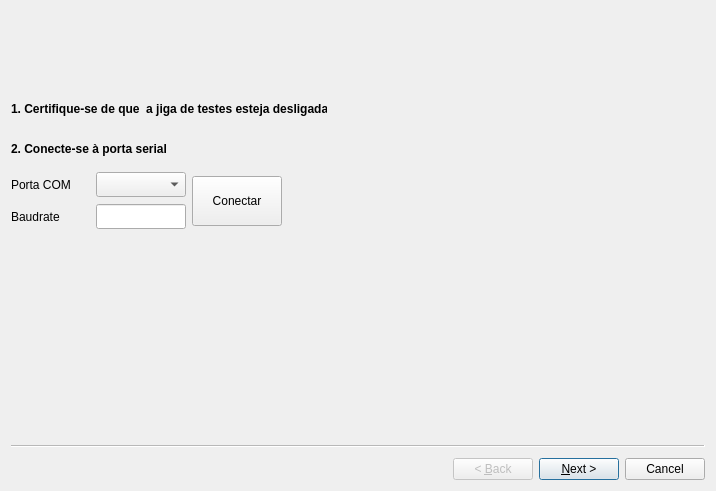
<?xml version="1.0" encoding="UTF-8"?>
<ui version="4.0">
 <class>Wizard</class>
 <widget class="QWizard" name="Wizard">
  <property name="geometry">
   <rect>
    <x>0</x>
    <y>0</y>
    <width>716</width>
    <height>491</height>
   </rect>
  </property>
  <property name="windowTitle">
   <string>Teste de HRADC</string>
  </property>
  <property name="wizardStyle">
   <enum>QWizard::ClassicStyle</enum>
  </property>
  <widget class="QWizardPage" name="PageIntro">
   <widget class="QLabel" name="label">
    <property name="geometry">
     <rect>
      <x>0</x>
      <y>90</y>
      <width>316</width>
      <height>16</height>
     </rect>
    </property>
    <property name="font">
     <font>
      <weight>75</weight>
      <bold>true</bold>
     </font>
    </property>
    <property name="text">
     <string>1. Certifique-se de que  a jiga de testes esteja desligada</string>
    </property>
   </widget>
   <widget class="QLabel" name="label_3">
    <property name="geometry">
     <rect>
      <x>0</x>
      <y>0</y>
      <width>70</width>
      <height>70</height>
     </rect>
    </property>
    <property name="maximumSize">
     <size>
      <width>70</width>
      <height>70</height>
     </size>
    </property>
    <property name="text">
     <string/>
    </property>
    <property name="pixmap">
     <pixmap>images/sirius_logo.jpeg</pixmap>
    </property>
   </widget>
   <widget class="QWidget" name="layoutWidget_2">
    <property name="geometry">
     <rect>
      <x>0</x>
      <y>160</y>
      <width>271</width>
      <height>60</height>
     </rect>
    </property>
    <layout class="QHBoxLayout" name="horizontalLayout_3">
     <item>
      <layout class="QGridLayout" name="gridLayout_2">
       <item row="0" column="0">
        <widget class="QLabel" name="label_16">
         <property name="text">
          <string>Porta COM</string>
         </property>
        </widget>
       </item>
       <item row="0" column="1">
        <widget class="QComboBox" name="comboComPort">
         <property name="minimumSize">
          <size>
           <width>90</width>
           <height>25</height>
          </size>
         </property>
         <property name="maximumSize">
          <size>
           <width>90</width>
           <height>25</height>
          </size>
         </property>
        </widget>
       </item>
       <item row="1" column="0">
        <widget class="QLabel" name="label_17">
         <property name="text">
          <string>Baudrate</string>
         </property>
        </widget>
       </item>
       <item row="1" column="1">
        <widget class="QLineEdit" name="leBaudrate">
         <property name="minimumSize">
          <size>
           <width>90</width>
           <height>25</height>
          </size>
         </property>
         <property name="maximumSize">
          <size>
           <width>90</width>
           <height>25</height>
          </size>
         </property>
        </widget>
       </item>
      </layout>
     </item>
     <item>
      <widget class="QPushButton" name="pbConnectSerialPort">
       <property name="minimumSize">
        <size>
         <width>90</width>
         <height>50</height>
        </size>
       </property>
       <property name="maximumSize">
        <size>
         <width>90</width>
         <height>50</height>
        </size>
       </property>
       <property name="text">
        <string>Conectar</string>
       </property>
      </widget>
     </item>
    </layout>
   </widget>
   <widget class="QLabel" name="label_18">
    <property name="geometry">
     <rect>
      <x>0</x>
      <y>130</y>
      <width>155</width>
      <height>16</height>
     </rect>
    </property>
    <property name="font">
     <font>
      <weight>75</weight>
      <bold>true</bold>
     </font>
    </property>
    <property name="text">
     <string>2. Conecte-se à porta serial</string>
    </property>
   </widget>
   <widget class="QLabel" name="label_9">
    <property name="geometry">
     <rect>
      <x>77</x>
      <y>1</y>
      <width>16</width>
      <height>16</height>
     </rect>
    </property>
    <property name="text">
     <string/>
    </property>
    <property name="pixmap">
     <pixmap>../../../../Downloads/cnpem_image.gif</pixmap>
    </property>
   </widget>
  </widget>
  <widget class="QWizardPage" name="PageSerialNumber">
   <widget class="QLabel" name="label_2">
    <property name="geometry">
     <rect>
      <x>0</x>
      <y>90</y>
      <width>401</width>
      <height>17</height>
     </rect>
    </property>
    <property name="font">
     <font>
      <weight>75</weight>
      <bold>true</bold>
     </font>
    </property>
    <property name="text">
     <string>3. Leia o número de série do HRADC utilizando o scanner.</string>
    </property>
   </widget>
   <widget class="QLabel" name="label_10">
    <property name="geometry">
     <rect>
      <x>0</x>
      <y>0</y>
      <width>70</width>
      <height>70</height>
     </rect>
    </property>
    <property name="maximumSize">
     <size>
      <width>70</width>
      <height>70</height>
     </size>
    </property>
    <property name="text">
     <string/>
    </property>
    <property name="pixmap">
     <pixmap>images/sirius_logo.jpeg</pixmap>
    </property>
   </widget>
   <widget class="QFrame" name="frame">
    <property name="geometry">
     <rect>
      <x>60</x>
      <y>200</y>
      <width>551</width>
      <height>82</height>
     </rect>
    </property>
    <property name="frameShape">
     <enum>QFrame::Box</enum>
    </property>
    <property name="frameShadow">
     <enum>QFrame::Raised</enum>
    </property>
    <layout class="QGridLayout" name="gridLayout">
     <item row="0" column="0" colspan="2">
      <layout class="QHBoxLayout" name="horizontalLayout_8">
       <item>
        <widget class="QLabel" name="label_8">
         <property name="font">
          <font>
           <weight>75</weight>
           <bold>true</bold>
          </font>
         </property>
         <property name="text">
          <string>Código:</string>
         </property>
        </widget>
       </item>
       <item>
        <widget class="QLineEdit" name="leDmCode">
         <property name="enabled">
          <bool>true</bool>
         </property>
         <property name="minimumSize">
          <size>
           <width>0</width>
           <height>25</height>
          </size>
         </property>
         <property name="maximumSize">
          <size>
           <width>6865</width>
           <height>386356</height>
          </size>
         </property>
        </widget>
       </item>
      </layout>
     </item>
     <item row="1" column="0">
      <layout class="QHBoxLayout" name="horizontalLayout_6">
       <item alignment="Qt::AlignLeft">
        <widget class="QLabel" name="label_14">
         <property name="minimumSize">
          <size>
           <width>41</width>
           <height>0</height>
          </size>
         </property>
         <property name="maximumSize">
          <size>
           <width>41</width>
           <height>16777215</height>
          </size>
         </property>
         <property name="font">
          <font>
           <weight>75</weight>
           <bold>true</bold>
          </font>
         </property>
         <property name="text">
          <string>Serial:</string>
         </property>
        </widget>
       </item>
       <item alignment="Qt::AlignLeft">
        <widget class="QLineEdit" name="leSerialNumber">
         <property name="enabled">
          <bool>true</bool>
         </property>
         <property name="minimumSize">
          <size>
           <width>110</width>
           <height>25</height>
          </size>
         </property>
         <property name="maximumSize">
          <size>
           <width>110</width>
           <height>25</height>
          </size>
         </property>
        </widget>
       </item>
      </layout>
     </item>
     <item row="1" column="1">
      <layout class="QHBoxLayout" name="horizontalLayout">
       <item alignment="Qt::AlignRight">
        <widget class="QLabel" name="label_19">
         <property name="font">
          <font>
           <weight>75</weight>
           <bold>true</bold>
          </font>
         </property>
         <property name="text">
          <string>Material:</string>
         </property>
        </widget>
       </item>
       <item>
        <widget class="QLineEdit" name="leMaterialCode">
         <property name="enabled">
          <bool>true</bool>
         </property>
         <property name="minimumSize">
          <size>
           <width>110</width>
           <height>25</height>
          </size>
         </property>
         <property name="maximumSize">
          <size>
           <width>110</width>
           <height>25</height>
          </size>
         </property>
         <property name="text">
          <string/>
         </property>
        </widget>
       </item>
       <item>
        <widget class="QLineEdit" name="leMaterialName">
         <property name="enabled">
          <bool>true</bool>
         </property>
         <property name="minimumSize">
          <size>
           <width>110</width>
           <height>25</height>
          </size>
         </property>
         <property name="maximumSize">
          <size>
           <width>110</width>
           <height>25</height>
          </size>
         </property>
         <property name="text">
          <string/>
         </property>
        </widget>
       </item>
      </layout>
     </item>
    </layout>
   </widget>
  </widget>
  <widget class="QWizardPage" name="PageConnectHradc">
   <widget class="QLabel" name="label_11">
    <property name="geometry">
     <rect>
      <x>0</x>
      <y>0</y>
      <width>70</width>
      <height>70</height>
     </rect>
    </property>
    <property name="maximumSize">
     <size>
      <width>70</width>
      <height>70</height>
     </size>
    </property>
    <property name="text">
     <string/>
    </property>
    <property name="pixmap">
     <pixmap>images/sirius_logo.jpeg</pixmap>
    </property>
   </widget>
   <widget class="QGroupBox" name="groupBox_3">
    <property name="geometry">
     <rect>
      <x>130</x>
      <y>280</y>
      <width>140</width>
      <height>75</height>
     </rect>
    </property>
    <property name="minimumSize">
     <size>
      <width>140</width>
      <height>75</height>
     </size>
    </property>
    <property name="maximumSize">
     <size>
      <width>140</width>
      <height>75</height>
     </size>
    </property>
    <property name="font">
     <font>
      <weight>75</weight>
      <bold>true</bold>
     </font>
    </property>
    <property name="title">
     <string>Leds de Alimentação</string>
    </property>
    <layout class="QVBoxLayout" name="verticalLayout_11">
     <item>
      <widget class="QRadioButton" name="rbLedAlimOk">
       <property name="text">
        <string>OK</string>
       </property>
      </widget>
     </item>
     <item>
      <widget class="QRadioButton" name="rbLedAlimNok">
       <property name="text">
        <string>Falha</string>
       </property>
      </widget>
     </item>
    </layout>
   </widget>
   <widget class="QLabel" name="label_7">
    <property name="geometry">
     <rect>
      <x>0</x>
      <y>380</y>
      <width>133</width>
      <height>16</height>
     </rect>
    </property>
    <property name="text">
     <string>&lt;html&gt;&lt;head/&gt;&lt;body&gt;&lt;p&gt;&lt;span style=&quot; font-weight:600;&quot;&gt;10. Clique em &amp;quot;Próximo&amp;quot;.&lt;/span&gt;&lt;/p&gt;&lt;/body&gt;&lt;/html&gt;</string>
    </property>
   </widget>
   <widget class="QWidget" name="layoutWidget">
    <property name="geometry">
     <rect>
      <x>0</x>
      <y>84</y>
      <width>532</width>
      <height>171</height>
     </rect>
    </property>
    <layout class="QVBoxLayout" name="verticalLayout_2">
     <item>
      <widget class="QLabel" name="label_4">
       <property name="font">
        <font>
         <weight>75</weight>
         <bold>true</bold>
        </font>
       </property>
       <property name="text">
        <string>4. Certifique-se de que a jiga de testes está conectada a uma tomada 220V.</string>
       </property>
      </widget>
     </item>
     <item>
      <widget class="QLabel" name="label_5">
       <property name="font">
        <font>
         <weight>75</weight>
         <bold>true</bold>
        </font>
       </property>
       <property name="text">
        <string>5. Mantenha a jiga do HRADC desligada.</string>
       </property>
      </widget>
     </item>
     <item>
      <widget class="QLabel" name="label_6">
       <property name="font">
        <font>
         <weight>75</weight>
         <bold>true</bold>
        </font>
       </property>
       <property name="text">
        <string>6. Conecte o gravador.</string>
       </property>
      </widget>
     </item>
     <item>
      <widget class="QLabel" name="label_23">
       <property name="text">
        <string>&lt;html&gt;&lt;head/&gt;&lt;body&gt;&lt;p&gt;&lt;span style=&quot; font-weight:600;&quot;&gt;7. Introduzir o HRADC no primeiro slot livre da esquerda para a direita.&lt;/span&gt;&lt;/p&gt;&lt;/body&gt;&lt;/html&gt;</string>
       </property>
      </widget>
     </item>
     <item>
      <widget class="QLabel" name="label_25">
       <property name="text">
        <string>&lt;html&gt;&lt;head/&gt;&lt;body&gt;&lt;p&gt;&lt;span style=&quot; font-weight:600;&quot;&gt;8. Ligue a jiga.&lt;/span&gt;&lt;/p&gt;&lt;/body&gt;&lt;/html&gt;</string>
       </property>
      </widget>
     </item>
     <item>
      <widget class="QLabel" name="label_26">
       <property name="text">
        <string>&lt;html&gt;&lt;head/&gt;&lt;body&gt;&lt;p&gt;&lt;span style=&quot; font-weight:600;&quot;&gt;9. Verifique se os Leds de alimentação acenderam (+15V e -15V).&lt;/span&gt;&lt;/p&gt;&lt;/body&gt;&lt;/html&gt;</string>
       </property>
      </widget>
     </item>
    </layout>
   </widget>
  </widget>
  <widget class="QWizardPage" name="PageLoadFirmware">
   <widget class="QLabel" name="label_20">
    <property name="geometry">
     <rect>
      <x>0</x>
      <y>0</y>
      <width>70</width>
      <height>70</height>
     </rect>
    </property>
    <property name="maximumSize">
     <size>
      <width>70</width>
      <height>70</height>
     </size>
    </property>
    <property name="text">
     <string/>
    </property>
    <property name="pixmap">
     <pixmap>images/sirius_logo.jpeg</pixmap>
    </property>
   </widget>
   <widget class="QWidget" name="layoutWidget_5">
    <property name="geometry">
     <rect>
      <x>0</x>
      <y>80</y>
      <width>518</width>
      <height>71</height>
     </rect>
    </property>
    <layout class="QVBoxLayout" name="verticalLayout_9">
     <item>
      <widget class="QLabel" name="label_24">
       <property name="font">
        <font>
         <weight>75</weight>
         <bold>true</bold>
        </font>
       </property>
       <property name="text">
        <string>9. Grave o Firmware.</string>
       </property>
      </widget>
     </item>
    </layout>
   </widget>
   <widget class="QCheckBox" name="cbEndTests">
    <property name="geometry">
     <rect>
      <x>10</x>
      <y>400</y>
      <width>351</width>
      <height>17</height>
     </rect>
    </property>
    <property name="text">
     <string>Finalizar Gravação. (Selecione se desejar testar menos que 4 HRADCs)</string>
    </property>
   </widget>
   <widget class="QWidget" name="layoutWidget">
    <property name="geometry">
     <rect>
      <x>450</x>
      <y>210</y>
      <width>130</width>
      <height>135</height>
     </rect>
    </property>
    <layout class="QVBoxLayout" name="verticalLayout_3">
     <item>
      <layout class="QHBoxLayout" name="horizontalLayout_7">
       <item>
        <widget class="QPushButton" name="pbCommunicationTest">
         <property name="minimumSize">
          <size>
           <width>83</width>
           <height>50</height>
          </size>
         </property>
         <property name="maximumSize">
          <size>
           <width>83</width>
           <height>50</height>
          </size>
         </property>
         <property name="font">
          <font>
           <weight>75</weight>
           <bold>true</bold>
          </font>
         </property>
         <property name="text">
          <string>Comunicação</string>
         </property>
        </widget>
       </item>
       <item>
        <widget class="QLabel" name="lbStatusComunicacao">
         <property name="minimumSize">
          <size>
           <width>37</width>
           <height>25</height>
          </size>
         </property>
         <property name="maximumSize">
          <size>
           <width>37</width>
           <height>25</height>
          </size>
         </property>
         <property name="font">
          <font>
           <weight>75</weight>
           <bold>true</bold>
          </font>
         </property>
         <property name="text">
          <string>&lt;html&gt;&lt;head/&gt;&lt;body&gt;&lt;p&gt;&lt;span style=&quot; color:#ef2929;&quot;&gt;FALHA&lt;/span&gt;&lt;/p&gt;&lt;/body&gt;&lt;/html&gt;</string>
         </property>
        </widget>
       </item>
      </layout>
     </item>
     <item alignment="Qt::AlignLeft">
      <widget class="QGroupBox" name="groupBox_2">
       <property name="minimumSize">
        <size>
         <width>100</width>
         <height>75</height>
        </size>
       </property>
       <property name="maximumSize">
        <size>
         <width>100</width>
         <height>75</height>
        </size>
       </property>
       <property name="font">
        <font>
         <weight>75</weight>
         <bold>true</bold>
        </font>
       </property>
       <property name="title">
        <string>Led Status</string>
       </property>
       <layout class="QVBoxLayout" name="verticalLayout_10">
        <item>
         <widget class="QRadioButton" name="rbLedStatusOk">
          <property name="text">
           <string>OK</string>
          </property>
         </widget>
        </item>
        <item>
         <widget class="QRadioButton" name="rbLedStatusNok">
          <property name="text">
           <string>Falha</string>
          </property>
         </widget>
        </item>
       </layout>
      </widget>
     </item>
    </layout>
   </widget>
   <widget class="QWidget" name="layoutWidget">
    <property name="geometry">
     <rect>
      <x>0</x>
      <y>160</y>
      <width>332</width>
      <height>228</height>
     </rect>
    </property>
    <layout class="QVBoxLayout" name="verticalLayout">
     <item>
      <widget class="QPushButton" name="pbLoadFirmware">
       <property name="minimumSize">
        <size>
         <width>75</width>
         <height>50</height>
        </size>
       </property>
       <property name="maximumSize">
        <size>
         <width>75</width>
         <height>50</height>
        </size>
       </property>
       <property name="font">
        <font>
         <weight>75</weight>
         <bold>true</bold>
        </font>
       </property>
       <property name="text">
        <string>Gravar 
 Firmware</string>
       </property>
      </widget>
     </item>
     <item>
      <widget class="QTextEdit" name="teFirmwareLog">
       <property name="minimumSize">
        <size>
         <width>330</width>
         <height>170</height>
        </size>
       </property>
       <property name="maximumSize">
        <size>
         <width>330</width>
         <height>170</height>
        </size>
       </property>
      </widget>
     </item>
    </layout>
   </widget>
  </widget>
  <widget class="QWizardPage" name="PageStartTest">
   <widget class="QTextEdit" name="teTestReport">
    <property name="geometry">
     <rect>
      <x>0</x>
      <y>210</y>
      <width>701</width>
      <height>211</height>
     </rect>
    </property>
   </widget>
   <widget class="QLabel" name="label_21">
    <property name="geometry">
     <rect>
      <x>0</x>
      <y>90</y>
      <width>221</width>
      <height>17</height>
     </rect>
    </property>
    <property name="font">
     <font>
      <weight>75</weight>
      <bold>true</bold>
     </font>
    </property>
    <property name="text">
     <string>7. Iniciar Sequência de Testes</string>
    </property>
   </widget>
   <widget class="QLabel" name="label_13">
    <property name="geometry">
     <rect>
      <x>0</x>
      <y>0</y>
      <width>70</width>
      <height>70</height>
     </rect>
    </property>
    <property name="maximumSize">
     <size>
      <width>70</width>
      <height>70</height>
     </size>
    </property>
    <property name="text">
     <string/>
    </property>
    <property name="pixmap">
     <pixmap>images/sirius_logo.jpeg</pixmap>
    </property>
   </widget>
   <widget class="QWidget" name="layoutWidget">
    <property name="geometry">
     <rect>
      <x>1</x>
      <y>121</y>
      <width>351</width>
      <height>72</height>
     </rect>
    </property>
    <layout class="QHBoxLayout" name="horizontalLayout_2">
     <item>
      <widget class="QPushButton" name="pbStartTests">
       <property name="minimumSize">
        <size>
         <width>90</width>
         <height>70</height>
        </size>
       </property>
       <property name="maximumSize">
        <size>
         <width>90</width>
         <height>70</height>
        </size>
       </property>
       <property name="font">
        <font>
         <weight>75</weight>
         <bold>true</bold>
        </font>
       </property>
       <property name="text">
        <string>Iniciar 
 Testes</string>
       </property>
      </widget>
     </item>
     <item>
      <widget class="QLabel" name="lbTestStatus">
       <property name="font">
        <font>
         <weight>75</weight>
         <bold>true</bold>
        </font>
       </property>
       <property name="text">
        <string>Teste Iniciado. Por Favor, Aguarde...</string>
       </property>
      </widget>
     </item>
    </layout>
   </widget>
   <widget class="QWidget" name="">
    <property name="geometry">
     <rect>
      <x>511</x>
      <y>71</y>
      <width>138</width>
      <height>113</height>
     </rect>
    </property>
    <layout class="QVBoxLayout" name="verticalLayout_4">
     <item>
      <widget class="QLabel" name="label_15">
       <property name="font">
        <font>
         <weight>75</weight>
         <bold>true</bold>
        </font>
       </property>
       <property name="text">
        <string>Resultado:</string>
       </property>
      </widget>
     </item>
     <item>
      <layout class="QGridLayout" name="gridLayout_3">
       <item row="0" column="0">
        <widget class="QLabel" name="label_22">
         <property name="font">
          <font>
           <weight>75</weight>
           <bold>true</bold>
          </font>
         </property>
         <property name="text">
          <string>Canal 1:</string>
         </property>
        </widget>
       </item>
       <item row="0" column="1" alignment="Qt::AlignLeft">
        <widget class="QLabel" name="lbTestResult1">
         <property name="font">
          <font>
           <weight>75</weight>
           <bold>true</bold>
          </font>
         </property>
         <property name="text">
          <string>Aguarde...</string>
         </property>
        </widget>
       </item>
       <item row="1" column="0">
        <widget class="QLabel" name="label_27">
         <property name="font">
          <font>
           <weight>75</weight>
           <bold>true</bold>
          </font>
         </property>
         <property name="text">
          <string>Canal 2:</string>
         </property>
        </widget>
       </item>
       <item row="1" column="1" alignment="Qt::AlignLeft">
        <widget class="QLabel" name="lbTestResult2">
         <property name="font">
          <font>
           <weight>75</weight>
           <bold>true</bold>
          </font>
         </property>
         <property name="text">
          <string>Aguarde...</string>
         </property>
        </widget>
       </item>
       <item row="2" column="0">
        <widget class="QLabel" name="label_28">
         <property name="font">
          <font>
           <weight>75</weight>
           <bold>true</bold>
          </font>
         </property>
         <property name="text">
          <string>Canal 3:</string>
         </property>
        </widget>
       </item>
       <item row="2" column="1" alignment="Qt::AlignLeft">
        <widget class="QLabel" name="lbTestResult3">
         <property name="font">
          <font>
           <weight>75</weight>
           <bold>true</bold>
          </font>
         </property>
         <property name="text">
          <string>Aguarde...</string>
         </property>
        </widget>
       </item>
       <item row="3" column="0">
        <widget class="QLabel" name="label_29">
         <property name="font">
          <font>
           <weight>75</weight>
           <bold>true</bold>
          </font>
         </property>
         <property name="text">
          <string>Canal 4:</string>
         </property>
        </widget>
       </item>
       <item row="3" column="1" alignment="Qt::AlignLeft">
        <widget class="QLabel" name="lbTestResult4">
         <property name="font">
          <font>
           <weight>75</weight>
           <bold>true</bold>
          </font>
         </property>
         <property name="text">
          <string>Aguarde...</string>
         </property>
        </widget>
       </item>
      </layout>
     </item>
    </layout>
   </widget>
  </widget>
  <widget class="QWizardPage" name="wizardPage"/>
 </widget>
 <resources/>
 <connections/>
</ui>
